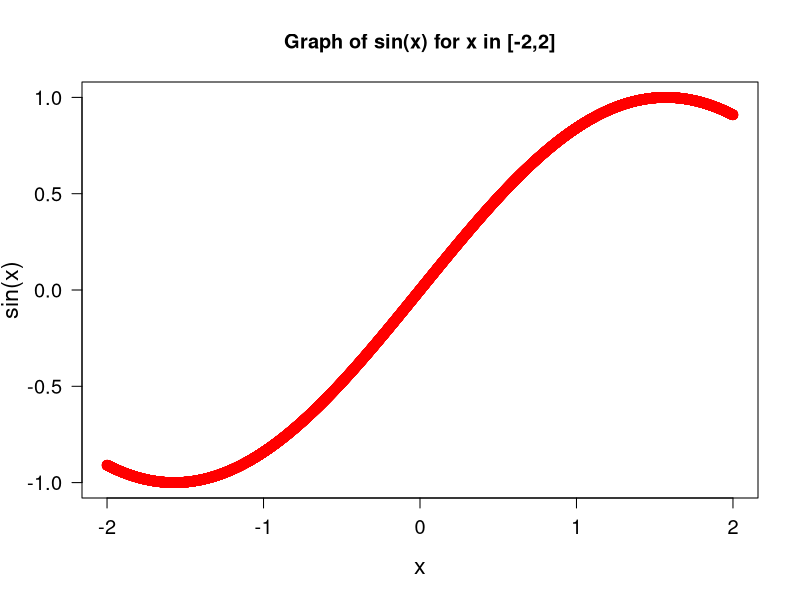

This figure's R source:
# Author : Beno Tiroyakgosi
# Date   : 07 February 2026
# Subject: Statistical Computing Practical 1 


#==============================================
#  Load Packages
#==============================================

#==============================================
#  Load Data
#==============================================

data("airquality")
data("cars")




#===============================================
#  Practical 1
#===============================================


#-----------------------------------------------
#  Question 1
#-----------------------------------------------


# This checks for NA in all the entries of the data frame
logical_df <- is.na(airquality)       
  
# Summing across the rows. If NA exists its recorded as 1 in logical_df
check_na <-  apply(logical_df,1,sum)

# creates a vector with the rows which have NA
rows_with_na <- which(check_na>0)
print(rows_with_na)

#-------------------------------------------------
#  Question 2
#-------------------------------------------------

statistics_fun <- function(input){
  # This function computes the mean, sd, min and max of a numerical vector input
  # This function returns a vector of the statistics 
  # NAs are removed during computation and results are rounded to 2 decimal places
  
  average   <- round(mean(input, na.rm = TRUE), 2)
  stand_dev <- round(sd(input, na.rm = TRUE), 2)
  min_val   <- round(min(input, na.rm = TRUE), 2)
  max_val   <- round(max(input, na.rm = TRUE), 2)
  
  return(c(average, stand_dev, min_val, max_val))
  
  }

# calling function to compute stats
temp_stats  <- statistics_fun(airquality$Temp)    
ozone_stats <- statistics_fun(airquality$Ozone)


# Creating data frame of statistics 
stats_df <- data.frame(temp_stats,
                       ozone_stats,
                       row.names = c("Mean", "Standard Deviation", "Minimum", "Maximum")
                       )

print(stats_df)

#---------------------------------------------
# Question 3
#---------------------------------------------



# Binding 1s to regressor/X which accounts for intercept

regressor_x <- cbind(1, cars$speed) 

# Storing dependent variable/ Y
dependent_var_y <- cars$dist


# Beta computation
beta <- solve(t(regressor_x) %*% regressor_x) %*% t(regressor_x) %*% dependent_var_y
print(beta)



#-----------------------------------------------
#  Question 4
#-----------------------------------------------

# Fit linear regression model where distance depends on speed
linear_model <- lm(dist ~ speed, data = cars)
summary(linear_model)



#===============================================
#  Day 3: Question 4 and 5
#===============================================


#-----------------------------------------------
#  Question 4
#-----------------------------------------------

# Generate a sequence of 10000 numbers from -2 to 2
nums <- seq(-2, 2 , length.out = 10000)

# Obtain the respective sin(x) values
sin_values <- sin(nums)

plot(nums, sin_values,
     pch  = 19,        # plot character
     main = "Graph of sin(x) for x in [-2,2]",
     xlab = "x",
     ylab = "sin(x)",
     lwd  = 3,         # line width
     col  = "red",
     las  = 1  ,       # axis 
     cex.lab = 1.4,    # axis titles
     cex.axis = 1.2   # axis tick labels
     )


